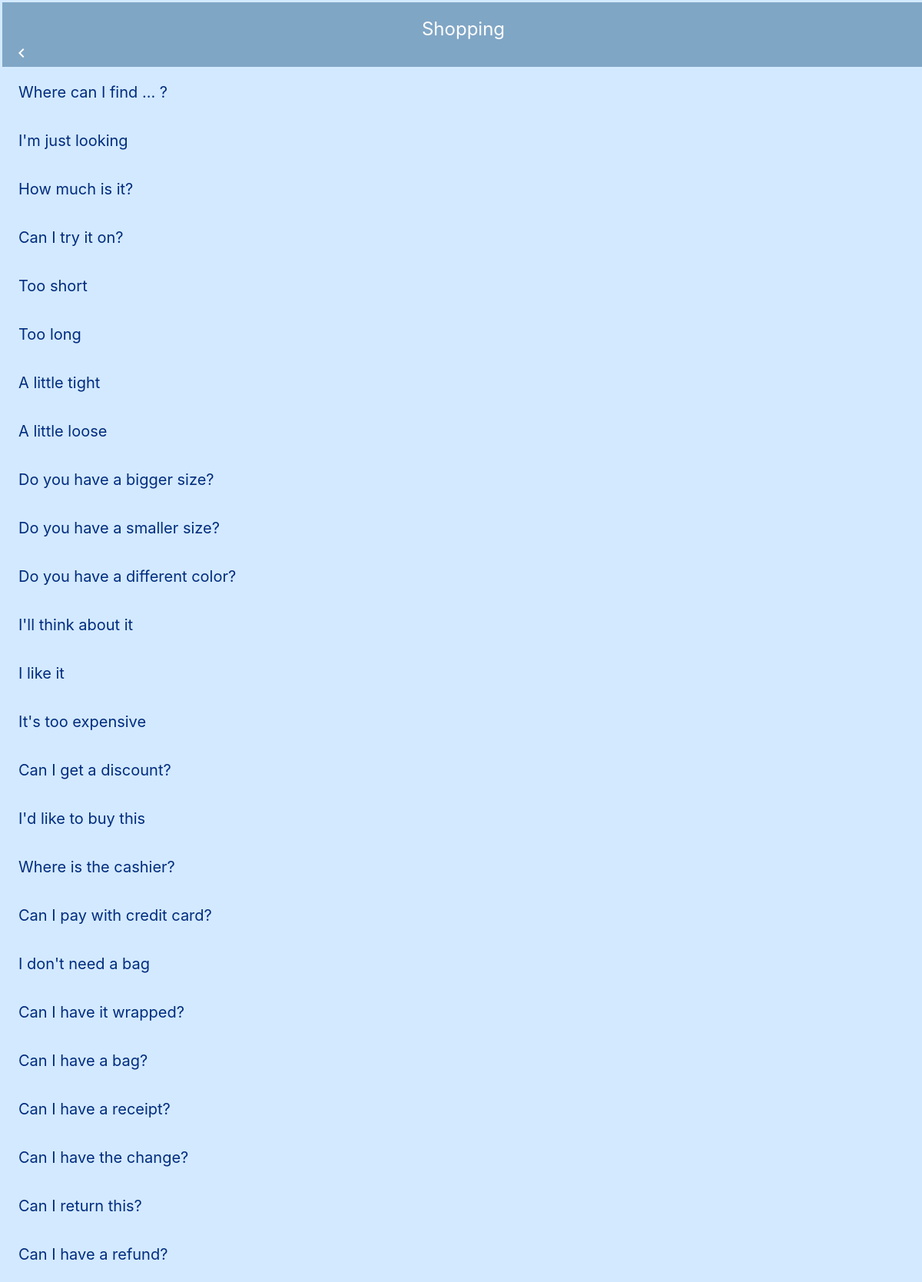
Page /scene_2 on the committed database.
### tables this page shows
CREATE TABLE "shopping" (
	"id"	INTEGER,
	"english"	TEXT,
	"japanese"	TEXT,
	"pronunciation"	TEXT,
	PRIMARY KEY("id" AUTOINCREMENT)
);

### app.py (the view)
@app.route("/scene_2")
def scene_2():
    conn = sqlite3.connect("scene_words.db")
    c = conn.cursor()
    word_info = []
    c.execute('SELECT id, english, japanese, pronunciation from shopping ORDER BY id')
    for row in c.fetchall():
        word_info.append({"id":row[0],"english":row[1],"japanese":row[2],"pronunciation":row[3]})
    c.close()
    print(word_info)
    return render_template("scene_2.html", html_word_info = word_info)

### templates/scene_2.html (shortened to what this page needs)
{% extends 'scene_base.html' %} {% block content %}
<body>
  <header>
    <h3>Shopping</h3>
    <ul>
      <li class="left_icon">
        <a class="material-icons" href="/">chevron_left</a>
      </li>
    </ul>
  </header>
  <article>
    {% for item in html_word_info %}
    <ul class="menu">
      <li class="menu__item">
        <a class="menu__item__link js-menu__item__link" href=""
          >{{item["english"]}}</a
        >
      </li>
    </ul>
    {% endfor %}
  </article>
</body>
{% endblock %}

### static/style_scene.css (style rules this page uses)
html, body, div, span, applet, object, iframe, h1, h2, h3, h4, h5, h6, p, blockquote, pre, a, abbr, acronym, address, big, cite, code, del, dfn, em, img, ins, kbd, q, s, samp, small, strike, strong, sub, sup, tt, var, b, u, i, center, dl, dt, dd, ol, ul, li, fieldset, form, label, legend, table, caption, tbody, tfoot, thead, tr, th, td, article, aside, canvas, details, embed, figure, figcaption, footer, header, hgroup, menu, nav, output, ruby, section, summary, time, mark, audio, video { margin: 0; padding: 1.5px; border: 0; font-size: 100%; font: inherit; vertical-align: baseline; }
article, aside, details, figcaption, figure, footer, header, hgroup, menu, nav, section { display: block; }
body { line-height: 1; }
ol, ul { list-style: none; }
html { overflow-y: scroll; }
header { background-color: #80A6C5; width: 100%; position: fixed; z-index: 99; text-align: center; }
header h3 { width: fit-content; color: white; margin: 0 auto; font-size: 24px; padding-top: 20px; }
article { margin-top: 84px; }
.material-icons { color: white; padding-left: 10px; }
.menu__item { background: #d3e9ff; color: white; cursor: pointer; display: block; margin-bottom: 1px; position: relative; border-bottom-color: #22669e; }
.menu__item__link { color: rgb(0, 44, 126); display: block; padding: 18px; font-size: 20px; }
.left_icon { text-align: left; }
body { background-color: #d3e9ff; }

### rows in the picture
shopping: english "Where can I find ... ?"
shopping: english "I'm just looking"
shopping: english "How much is it?"
shopping: english "Can I try it on?"
shopping: english "Too short"
shopping: english "Too long"
shopping: english "A little tight"
shopping: english "A little loose"
shopping: english "Do you have a bigger size?"
shopping: english "Do you have a smaller size?"
shopping: english "Do you have a different color?"
shopping: english "I'll think about it"
shopping: english "I like it"
shopping: english "It's too expensive"
shopping: english "Can I get a discount?"
shopping: english "I'd like to buy this"
shopping: english "Where is the cashier?"
shopping: english "Can I pay with credit card?"
shopping: english "I don't need a bag"
shopping: english "Can I have it wrapped?"
shopping: english "Can I have a bag?"
shopping: english "Can I have a receipt?"
shopping: english "Can I have the change?"
shopping: english "Can I return this?"
shopping: english "Can I have a refund?"
